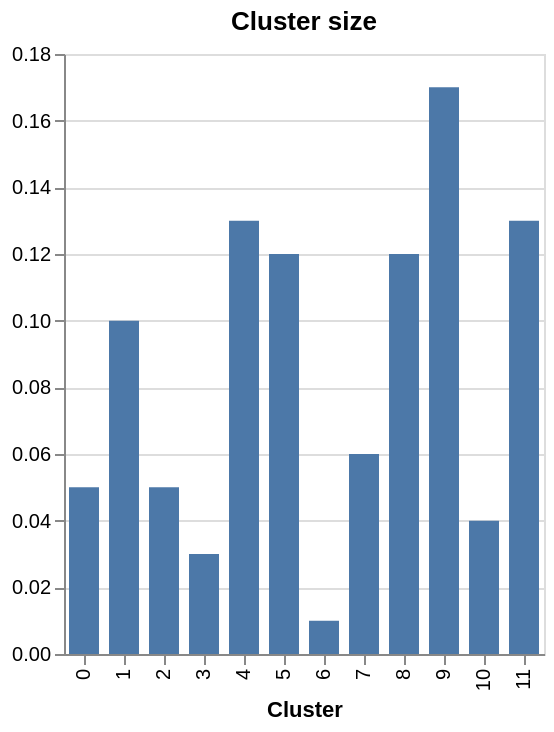

Vega-Lite specification for this chart:
### Vega-Lite specification from a JSON file in a GitHub repository (floating-point values rounded to 4 significant figures)
{"$schema": "https://vega.github.io/schema/vega-lite/v5.6.1.json", "config": {"view": {"continuousHeight": 300, "continuousWidth": 300}}, "data": {"name": "data-5fd1350ad50471820f170dabee45b501"}, "datasets": {"data-5fd1350ad50471820f170dabee45b501": [{"Cluster": 0, "Size": 300, "grandezza_vs_df": 0.05}, {"Cluster": 1, "Size": 668, "grandezza_vs_df": 0.1}, {"Cluster": 2, "Size": 307, "grandezza_vs_df": 0.05}, {"Cluster": 3, "Size": 222, "grandezza_vs_df": 0.03}, {"Cluster": 4, "Size": 826, "grandezza_vs_df": 0.13}, {"Cluster": 5, "Size": 804, "grandezza_vs_df": 0.12}, {"Cluster": 6, "Size": 49, "grandezza_vs_df": 0.01}, {"Cluster": 7, "Size": 418, "grandezza_vs_df": 0.06}, {"Cluster": 8, "Size": 761, "grandezza_vs_df": 0.12}, {"Cluster": 9, "Size": 1124, "grandezza_vs_df": 0.17}, {"Cluster": 10, "Size": 248, "grandezza_vs_df": 0.04}, {"Cluster": 11, "Size": 879, "grandezza_vs_df": 0.13}]}, "encoding": {"color": {"field": "Origin", "legend": null, "type": "nominal"}, "tooltip": [{"field": "Cluster", "title": "Cluster", "type": "nominal"}, {"field": "grandezza_vs_df", "format": ".2%", "title": "Cluster size vs DataFrame", "type": "quantitative"}], "x": {"field": "Cluster", "type": "nominal"}, "y": {"field": "grandezza_vs_df", "title": null, "type": "quantitative"}}, "mark": {"size": 15, "tooltip": true, "type": "bar"}, "title": {"text": "Cluster size"}}
